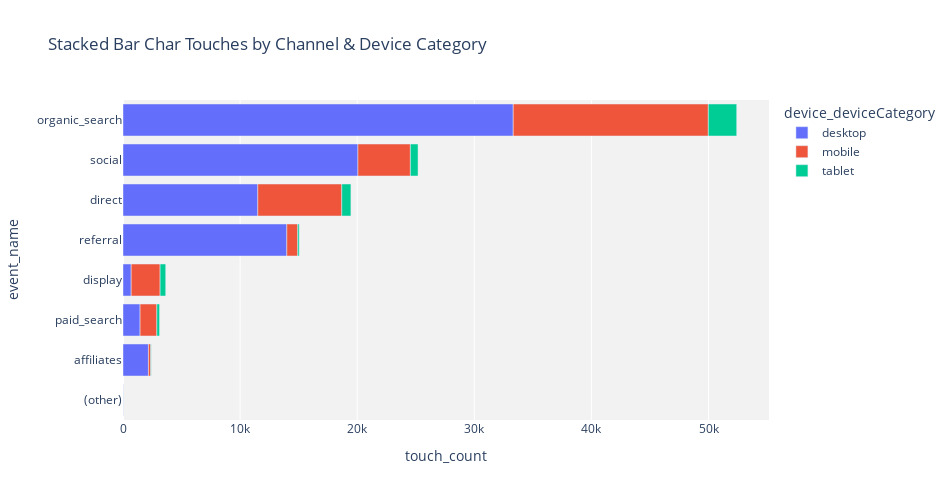

Here is the notebook cell this chart was saved with:
### Markdown cell above
**Please use this section to create and look at multivariate bars.**

ideas:

   - what are the touchpoints by each channel and control variable?
   - ... etc.

### Code cell
viz_df = full_df[~full_df['event_name'].isin(['conversion','dead_end'])].groupby(['event_name','device_deviceCategory']).size().reset_index(name='count')
viz_df.columns = ['event_name','device_deviceCategory','touch_count']

## use visualization package to make a bar chart

bar_fig = px.bar(viz_df
                 ,x='touch_count'
                 ,y='event_name'
                 ,title='Stacked Bar Chart Touches by Channel & Device Category'
                 ,color='device_deviceCategory'
                 )

bar_fig.update_layout(width=950
                      ,height=500
                      ,yaxis={'categoryorder': 'total ascending'}
                      ,plot_bgcolor='#f2f2f2') 

bar_fig.show()

### Figure 1 — Plotly figure (JSON) as saved in the notebook; plotly's stock layout.template omitted (floating-point values rounded to 4 significant figures)
{"data": [{"alignmentgroup": "True", "hovertemplate": "device_deviceCategory=desktop<br>touch_count=%{x}<br>event_name=%{y}<extra></extra>", "legendgroup": "desktop", "marker": {"color": "#636efa", "pattern": {"shape": ""}}, "name": "desktop", "offsetgroup": "desktop", "orientation": "h", "showlegend": true, "textposition": "auto", "type": "bar", "x": [3, 2172, 11512, 699, 33322, 1459, 13991, 20061], "xaxis": "x", "y": ["(other)", "affiliates", "direct", "display", "organic_search", "paid_search", "referral", "social"], "yaxis": "y"}, {"alignmentgroup": "True", "hovertemplate": "device_deviceCategory=mobile<br>touch_count=%{x}<br>event_name=%{y}<extra></extra>", "legendgroup": "mobile", "marker": {"color": "#EF553B", "pattern": {"shape": ""}}, "name": "mobile", "offsetgroup": "mobile", "orientation": "h", "showlegend": true, "textposition": "auto", "type": "bar", "x": [1, 198, 7169, 2470, 16661, 1431, 929, 4479], "xaxis": "x", "y": ["(other)", "affiliates", "direct", "display", "organic_search", "paid_search", "referral", "social"], "yaxis": "y"}, {"alignmentgroup": "True", "hovertemplate": "device_deviceCategory=tablet<br>touch_count=%{x}<br>event_name=%{y}<extra></extra>", "legendgroup": "tablet", "marker": {"color": "#00cc96", "pattern": {"shape": ""}}, "name": "tablet", "offsetgroup": "tablet", "orientation": "h", "showlegend": true, "textposition": "auto", "type": "bar", "x": [2, 32, 780, 478, 2422, 232, 126, 654], "xaxis": "x", "y": ["(other)", "affiliates", "direct", "display", "organic_search", "paid_search", "referral", "social"], "yaxis": "y"}], "layout": {"barmode": "relative", "height": 500, "legend": {"title": {"text": "device_deviceCategory"}, "tracegroupgap": 0}, "plot_bgcolor": "#f2f2f2", "title": {"text": "Stacked Bar Char Touches by Channel & Device Category"}, "width": 950, "xaxis": {"anchor": "y", "domain": [0, 1], "title": {"text": "touch_count"}}, "yaxis": {"anchor": "x", "categoryorder": "total ascending", "domain": [0, 1], "title": {"text": "event_name"}}}}
